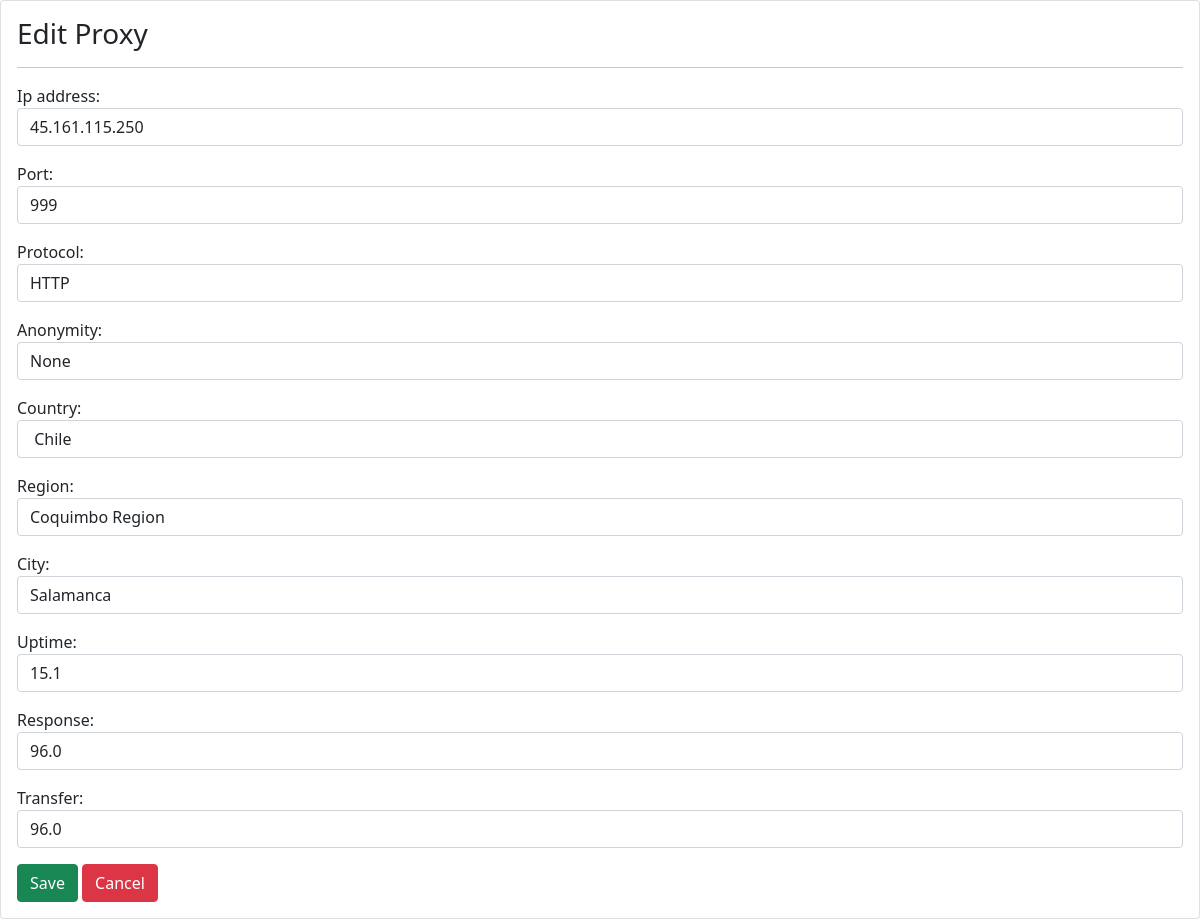
The app's page /edit/389 with its own data.
### app/models.py (models this page shows)
class Proxylist(models.Model):
    ip_address = models.CharField(max_length=255)
    port = models.IntegerField(blank=True, null=True)
    protocol = models.CharField(max_length=255, blank=True, null=True)
    anonymity = models.CharField(max_length=255, blank=True, null=True)
    country = models.CharField(max_length=255, blank=True, null=True)
    region = models.CharField(max_length=255, blank=True, null=True)
    city = models.CharField(max_length=255, blank=True, null=True)
    uptime = models.FloatField(blank=True, null=True)
    response = models.FloatField(blank=True, null=True)
    transfer = models.FloatField(blank=True, null=True)

### app/views.py (the view)
# urls.py: path('edit/<int:proxy_pk>', views.EditProxy, name='editproxy' ),
def EditProxy(request, proxy_pk):
    proxy = Proxylist.objects.get(pk = proxy_pk)
    form = ProxyForm(request.POST or None, instance = proxy )
    if request.POST:
        if form.is_valid():
            form.save()
            return redirect('home')
    context = {
        'form' : form,
        'proxy' : proxy.id
    }
    return render(request, 'child/editproxy.html', context)

### app/forms.py
class ProxyForm(forms.ModelForm):
    class Meta:
        model = Proxylist
        exclude = ()
        widgets = {
            'ip_address' : forms.TextInput(attrs={'class' : 'form-control', 'autofocus' : '' }),
            'port' : forms.NumberInput(attrs={'class' : 'form-control' }),
            'protocol' : forms.TextInput(attrs={'class' : 'form-control'}),
            'anonymity' : forms.TextInput(attrs={'class' : 'form-control'}),
            'country' : forms.TextInput(attrs={'class' : 'form-control'}),
            'region' : forms.TextInput(attrs={'class' : 'form-control'}),
            'city' : forms.TextInput(attrs={'class' : 'form-control'}),
            'uptime' : forms.NumberInput(attrs={'class' : 'form-control' }),
            'response' : forms.NumberInput(attrs={'class' : 'form-control' }),
            'transfer' : forms.NumberInput(attrs={'class' : 'form-control' }),
        }

### app/templates/child/editproxy.html (shortened to what this page needs)
{% extends 'base.html' %}
{% block content %}
    <div class="card">
        <div class="card-body">
            <h3>Edit Proxy</h3>
            <hr>
            <form action="{% url 'editproxy' proxy %}" method="post">
                {{ form.as_p }}
                <button class="btn btn-success" type = "submit">Save</button>
                <a href="{% url 'home' %}" class="btn btn-danger">Cancel</a>
            </form>
        </div>
    </div>
{% endblock content %}

### records on screen
Proxylist: ip_address "45.161.115.250", port "999", protocol "HTTP", anonymity "None", country "Chile", region "Coquimbo Region", city "Salamanca", uptime "15.1", response "96.0", transfer "96.0"
